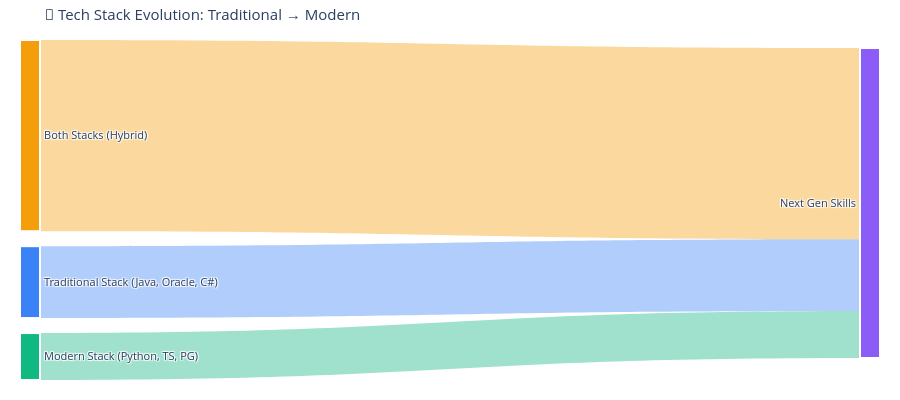

Notebook cell for this chart:
### Code cell
# CELL 55: Tech Stack Evolution - Traditional vs Modern (Sankey)
# 📍 TAB: Tech Trends

# Define tech stacks
traditional_stack = ['Java', 'Oracle', 'C#', 'SQL Server']
modern_stack = ['Python', 'PostgreSQL', 'TypeScript', 'MongoDB']

# Track adoption of each
langs = dataset_limpo_medianag['LanguageHaveWorkedWith'].fillna('').astype(str)
traditional_count = 0
modern_count = 0
both_count = 0

for idx, row in langs.items():
    has_trad = any(t in row for t in traditional_stack)
    has_mod = any(m in row for m in modern_stack)
    if has_trad and has_mod:
        both_count += 1
    elif has_trad:
        traditional_count += 1
    elif has_mod:
        modern_count += 1

# Sankey diagram
source = [0, 1, 2]  # Traditional, Both, Modern
target = [3, 3, 3]  # Emerging Tech
value = [traditional_count, both_count, modern_count]
labels = ['Traditional Stack\n(Java, Oracle, C#)', 'Both Stacks\n(Hybrid)', 'Modern Stack\n(Python, TS, PG)', 'Next Gen Skills']
colors = ['#3b82f6', '#f59e0b', '#10b981', '#8b5cf6']

fig = go.Figure(data=[go.Sankey(
    node=dict(pad=15, thickness=20, line=dict(color='white', width=2), label=labels, color=colors),
    link=dict(source=source, target=target, value=value, color=['rgba(59, 130, 246, 0.4)', 
              'rgba(245, 158, 11, 0.4)', 'rgba(16, 180, 129, 0.4)'])
)])

fig.update_layout(

    font=dict(size=11),
    height=400,
    margin=dict(l=20, r=20, t=40, b=20)
)
fig.show()
print(f"✓ Traditional: {traditional_count} | Both: {both_count} | Modern: {modern_count}")

### Figure 1 — Plotly figure (JSON) as saved in the notebook; plotly's stock layout.template omitted (floating-point values rounded to 4 significant figures)
{"data": [{"link": {"color": ["rgba(59, 130, 246, 0.4)", "rgba(245, 158, 11, 0.4)", "rgba(16, 180, 129, 0.4)"], "source": [0, 1, 2], "target": [3, 3, 3], "value": [12869, 34234, 8406]}, "node": {"color": ["#3b82f6", "#f59e0b", "#10b981", "#8b5cf6"], "label": ["Traditional Stack\n(Java, Oracle, C#)", "Both Stacks\n(Hybrid)", "Modern Stack\n(Python, TS, PG)", "Next Gen Skills"], "line": {"color": "white", "width": 2}, "pad": 15, "thickness": 20}, "type": "sankey"}], "layout": {"font": {"size": 11}, "height": 400, "margin": {"b": 20, "l": 20, "r": 20, "t": 40}, "title": {"text": "🚀 Tech Stack Evolution: Traditional → Modern"}}}
